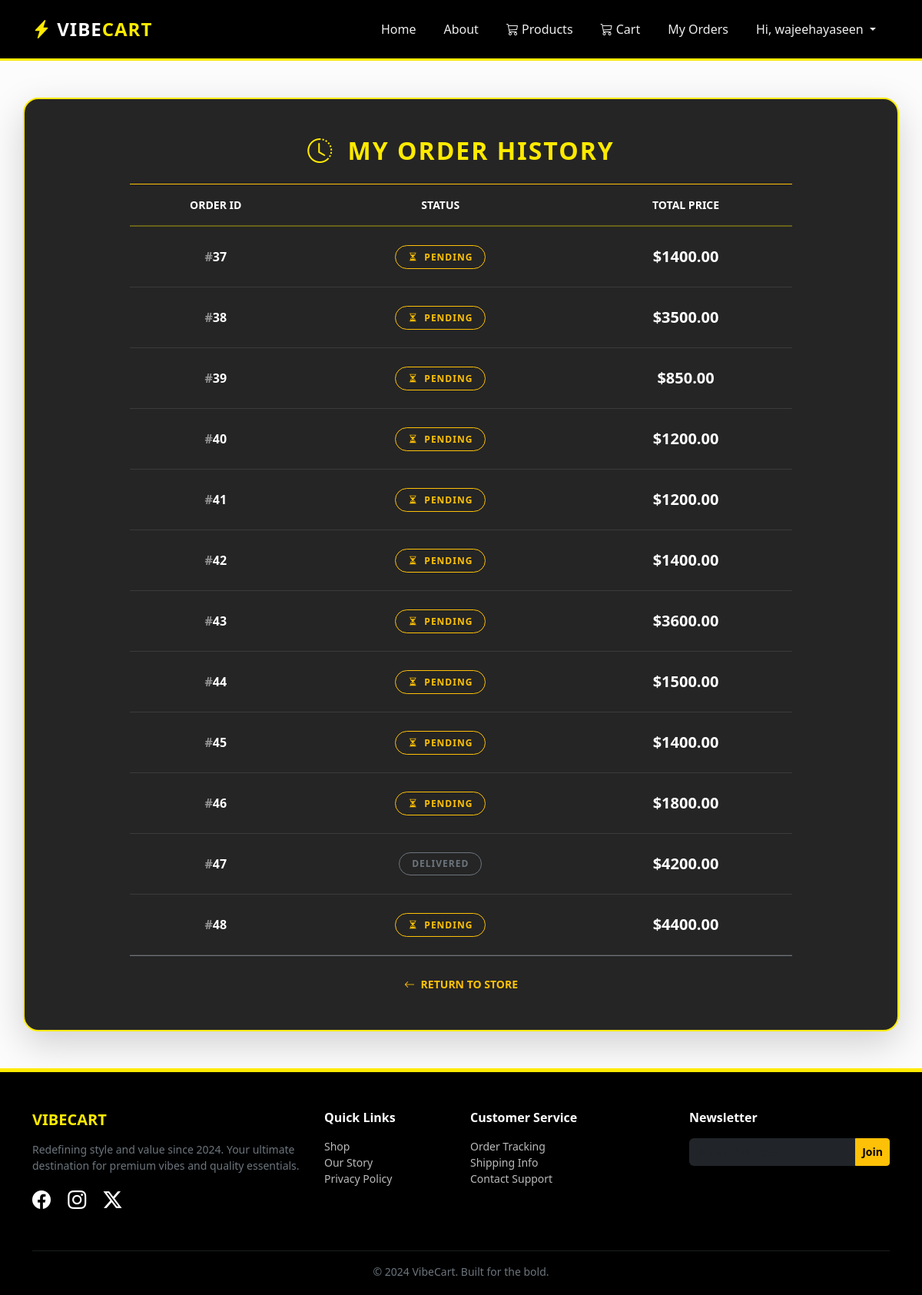
The app's page /my-orders/ (signed in) with its own data.
### store/models.py (models this page shows, shortened)
class Order(models.Model):
    STATUS_CHOICES = (
        ('Pending', 'Pending'),
        ('Processing', 'Processing'),
        ('Shipped', 'Shipped'),
        ('Delivered', 'Delivered'),
    )
    user = models.ForeignKey(User, on_delete=models.CASCADE)
    address = models.TextField()
    total_price = models.DecimalField(max_digits=10, decimal_places=2)
    status = models.CharField(max_length=20, choices=STATUS_CHOICES, default='Pending')
    created_at = models.DateTimeField(auto_now_add=True)

### store/views.py (the view)
# urls.py: path('my-orders/', store_views.my_orders, name='my_orders'),
@login_required
def my_orders(request):
    orders = Order.objects.filter(user=request.user)
    return render(request, 'store/my_orders.html', {'orders': orders})

### templates/store/my_orders.html (shortened to what this page needs)
{% extends 'store/base.html' %}
{% block content %}
<link rel="stylesheet" href="https://cdn.jsdelivr.net/npm/bootstrap-icons@1.11.1/font/bootstrap-icons.css">
<div class="container my-5 py-4 px-4 px-lg-5 shadow-lg" style="background: rgba(0,0,0,0.85); border: 2px solid var(--vibe-yellow); border-radius: 20px;">
    <div class="row justify-content-center">
        <div class="col-lg-10">
            <div class="card border-0 rounded-0 bg-transparent">
                <div class="card-header bg-transparent py-4 border-bottom border-warning text-center">
                    <h2 class="fw-bold mb-0 text-uppercase" style="color: var(--vibe-yellow); letter-spacing: 2px;">
                        <i class="bi bi-clock-history me-2"></i> My Order History
                    </h2>
                </div>
                <div class="card-body p-0">
                    <div class="table-responsive">
                        <table class="table align-middle mb-0 text-center">
                            <thead class="small text-uppercase" style="border-bottom: 2px solid rgba(255,234,0,0.3);">
                                <tr class="text-warning">
                                    <th class="py-3 fw-bold">Order ID</th>
                                    <th class="py-3 fw-bold">Status</th>
                                    <th class="py-3 fw-bold">Total Price</th>
                                </tr>
                            </thead>
                            <tbody class="text-white">
                                {% for order in orders %}
                                <tr style="border-bottom: 1px solid rgba(255,255,255,0.1);">
                                    <td class="py-4 fw-bold">
                                        <span class="text-white-50">#</span>{{ order.id }}
                                    </td>
                                    <td>
                                        {% if order.status == 'Completed' %}
                                            <span class="badge rounded-pill px-3 py-2 border border-success text-success bg-transparent">
                                                <i class="bi bi-check-circle-fill me-1"></i> PAID
                                            </span>
                                        {% elif order.status == 'Pending' %}
                                            <span class="badge rounded-pill px-3 py-2 border border-warning text-warning bg-transparent">
                                                <i class="bi bi-hourglass-split me-1"></i> PENDING
                                            </span>
                                        {% else %}
                                            <span class="badge rounded-pill px-3 py-2 border border-secondary text-secondary bg-transparent">
                                                {{ order.status|upper }}
                                            </span>
                                        {% endif %}
                                    </td>
                                    <td class="py-4 fw-bold fs-5 text-white">
                                        ${{ order.total_price }}
                                    </td>
                                </tr>
                                {% endfor %}
                            </tbody>
                        </table>
                    </div>
                </div>
                <div class="card-footer bg-transparent py-4 text-center border-top border-secondary">
                    <a href="{% url 'product_list' %}" class="text-decoration-none text-warning fw-bold small">
                        <i class="bi bi-arrow-left me-1"></i> RETURN TO STORE
                    </a>
                </div>
            </div>
        </div>
    </div>
</div>
{% endblock %}

### templates/store/base.html (shortened to what this page needs)
<!DOCTYPE html>
<html lang="en">
<head>
    <link href="https://cdn.jsdelivr.net/npm/bootstrap@5.3.2/dist/css/bootstrap.min.css" rel="stylesheet">
    <link rel="stylesheet" href="https://cdn.jsdelivr.net/npm/bootstrap-icons@1.11.1/font/bootstrap-icons.css">
</head>
<body>
<nav class="navbar navbar-expand-lg navbar-dark sticky-top">
    <div class="container">
        <a class="navbar-brand" href="{% url 'product_list' %}">
            <i class="bi bi-lightning-charge-fill brand-yellow"></i> VIBE<span class="brand-yellow">CART</span>
        </a>
        <div class="collapse navbar-collapse" id="navbarNav">
            <ul class="navbar-nav ms-auto align-items-center">
                <li class="nav-item"><a class="nav-link" href="{% url 'product_list' %}">Home</a></li>
                <li class="nav-item"><a class="nav-link" href="{% url 'about' %}">About</a></li>
                {% if user.is_authenticated %}
                    <li class="nav-item"><a class="nav-link" href="{% url 'product_list' %}"><i class="bi bi-cart3"></i> Products</a></li>
                    <li class="nav-item"><a class="nav-link" href="{% url 'cart_view' %}"><i class="bi bi-cart3"></i> Cart</a></li>
                    <li class="nav-item"><a class="nav-link" href="{% url 'my_orders' %}">My Orders</a></li>
                    <li class="nav-item dropdown">
                        <a class="nav-link dropdown-toggle text-yellow" href="#" role="button" data-bs-toggle="dropdown">
                           Hi, {{ user.username }}
                        </a>
                    </li>
                {% else %}
                    <li class="nav-item"><a class="nav-link btn btn-outline-warning btn-sm px-3 ms-2" href="{% url 'login' %}">Login</a></li>
                    <li class="nav-item"><a class="nav-link btn btn-warning btn-sm px-3 ms-2 text-dark fw-bold" href="{% url 'register' %}">Register</a></li>
                {% endif %}
            </ul>
        </div>
    </div>
</nav>
<div class="main-content">
    {% block content %}{% endblock %}
</div>
<footer>
    <div class="container">
        <div class="row">
            <div class="col-md-4 mb-4">
                <h5 class="fw-bold brand-yellow mb-3">VIBECART</h5>
                <p class="small text-secondary">Redefining style and value since 2024. Your ultimate destination for premium vibes and quality essentials.</p>
                <div class="fs-4">
                    <a href="#" class="text-white me-3"><i class="bi bi-facebook"></i></a>
                    <a href="#" class="text-white me-3"><i class="bi bi-instagram"></i></a>
                    <a href="#" class="text-white"><i class="bi bi-twitter-x"></i></a>
                </div>
            </div>
            <div class="col-md-2 mb-4">
                <h6 class="fw-bold text-white mb-3">Quick Links</h6>
                <ul class="list-unstyled small">
                    <li><a href="{% url 'product_list' %}" class="footer-link">Shop</a></li>
                    <li><a href="{% url 'about' %}" class="footer-link">Our Story</a></li>
                    <li><a href="#" class="footer-link">Privacy Policy</a></li>
                </ul>
            </div>
            <div class="col-md-3 mb-4">
                <h6 class="fw-bold text-white mb-3">Customer Service</h6>
                <ul class="list-unstyled small">
                    <li><a href="{% url 'my_orders' %}" class="footer-link">Order Tracking</a></li>
                    <li><a href="#" class="footer-link">Shipping Info</a></li>
                    <li><a href="#" class="footer-link">Contact Support</a></li>
                </ul>
            </div>
            <div class="col-md-3 mb-4">
                <h6 class="fw-bold text-white mb-3">Newsletter</h6>
                <div class="input-group">
                    <input type="text" class="form-control bg-dark border-0 text-white small" placeholder="Email Address">
                    <button class="btn btn-warning btn-sm fw-bold">Join</button>
                </div>
            </div>
        </div>
        <hr class="border-secondary mt-4">
        <div class="text-center small text-secondary">
            &copy; 2024 VibeCart. Built for the bold.
        </div>
    </div>
</footer>
</body>
</html>

### templates/store/base.html (style rules this page uses)
:root { --vibe-yellow: #FFEA00; --vibe-black: #000000; --vibe-dark: #1a1a1a; }
body { background-color: #fcfcfc; display: flex; flex-direction: column; min-height: 100vh; }
.navbar { background-color: var(--vibe-black) !important; border-bottom: 3px solid var(--vibe-yellow); padding: 15px 0; }
.navbar-brand { font-weight: 900; letter-spacing: 1px; color: white !important; font-size: 1.5rem; }
.brand-yellow { color: var(--vibe-yellow); }
.nav-link { color: #eeeeee !important; font-weight: 500; margin: 0 10px; transition: 0.3s; }
footer { background-color: var(--vibe-black); color: white; padding: 50px 0 20px 0; margin-top: auto; border-top: 5px solid var(--vibe-yellow); }
.footer-link { color: #bbb; text-decoration: none; transition: 0.3s; }
.main-content { flex: 1; }

### templates/store/my_orders.html (style rules this page uses)
.table { --bs-table-bg: transparent; --bs-table-color: white; }
.badge { font-size: 0.75rem; letter-spacing: 1px; }

### records on screen
Order: id "37", status "Pending" (drawn), total_price "1400.00"
Order: id "38", status "Pending" (drawn), total_price "3500.00"
Order: id "39", status "Pending" (drawn), total_price "850.00"
Order: id "40", status "Pending" (drawn), total_price "1200.00"
Order: id "41", status "Pending" (drawn), total_price "1200.00"
Order: id "42", status "Pending" (drawn), total_price "1400.00"
Order: id "43", status "Pending" (drawn), total_price "3600.00"
Order: id "44", status "Pending" (drawn), total_price "1500.00"
Order: id "45", status "Pending" (drawn), total_price "1400.00"
Order: id "46", status "Pending" (drawn), total_price "1800.00"
Order: id "47", status "DELIVERED", total_price "4200.00"
Order: id "48", status "Pending" (drawn), total_price "4400.00"

### other values on screen
{{ user.username }} "wajeehayaseen"
